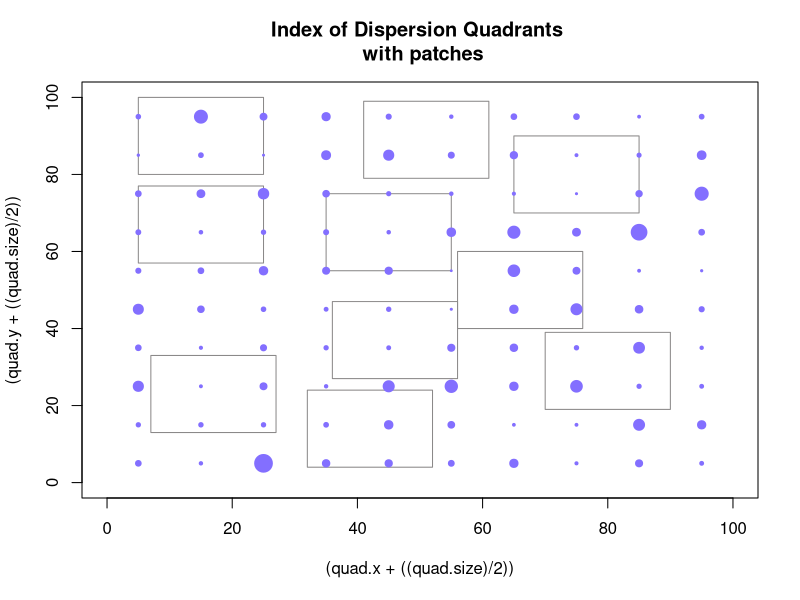
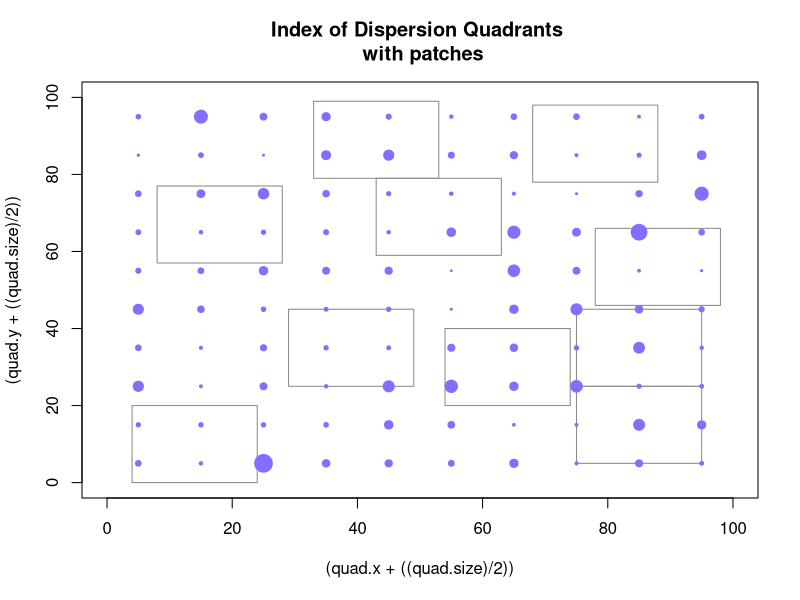
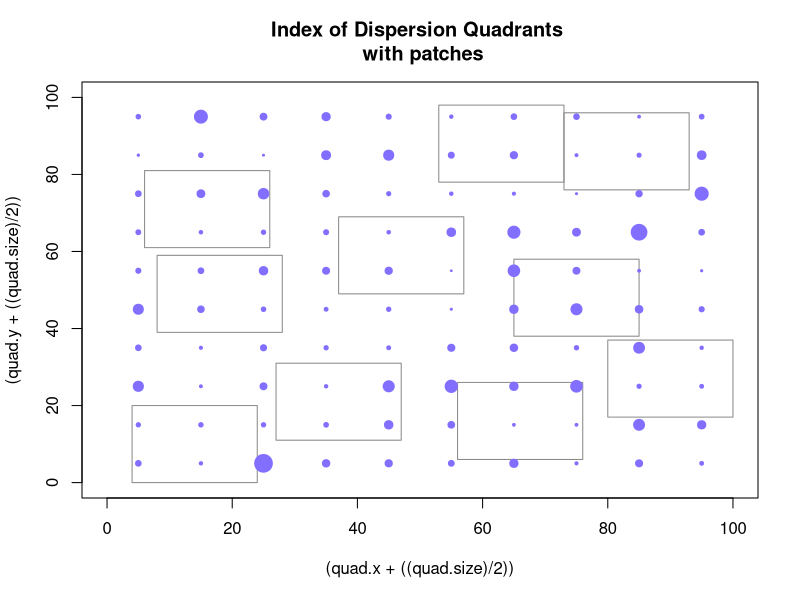
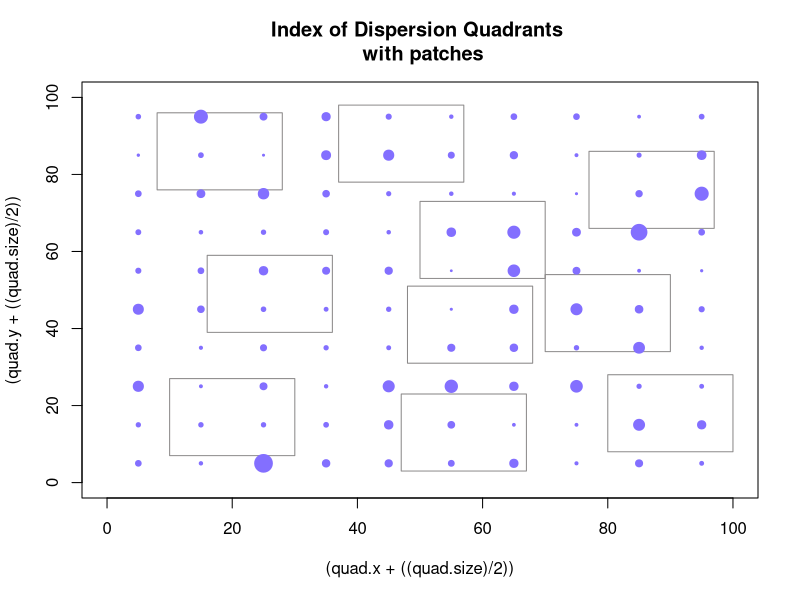
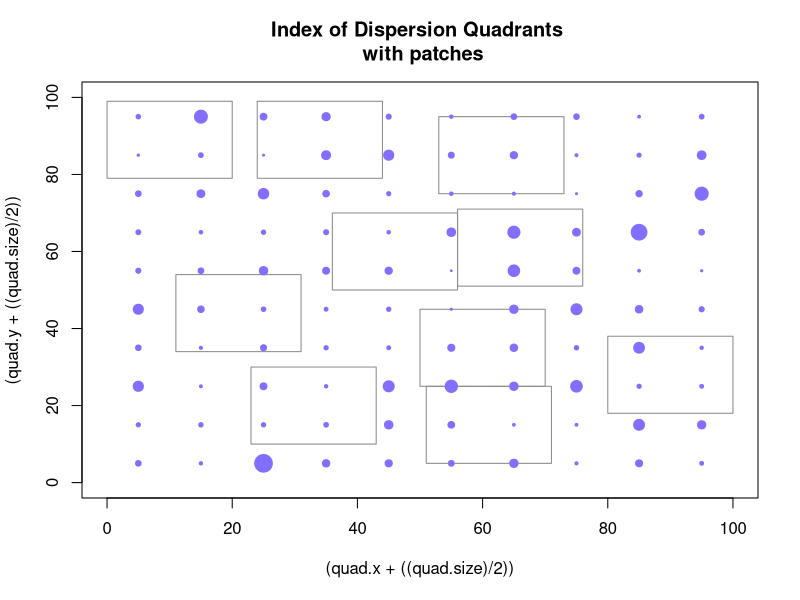
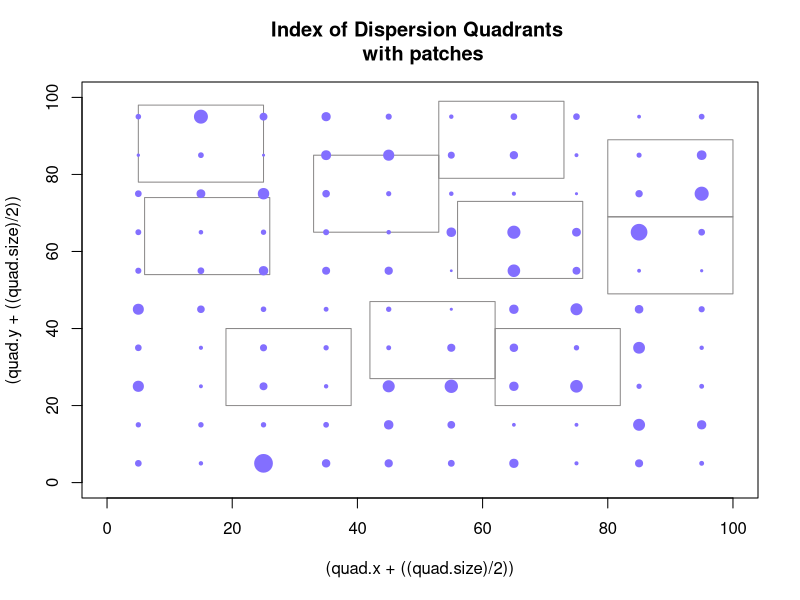
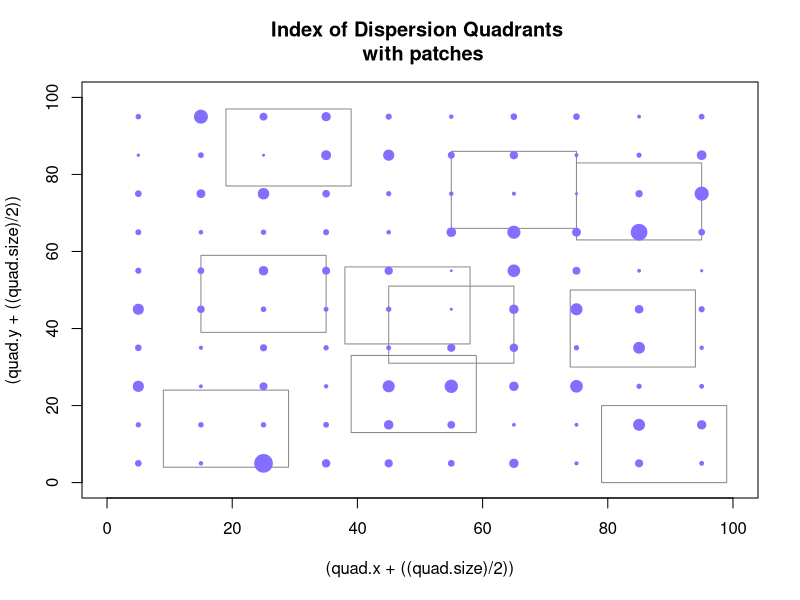
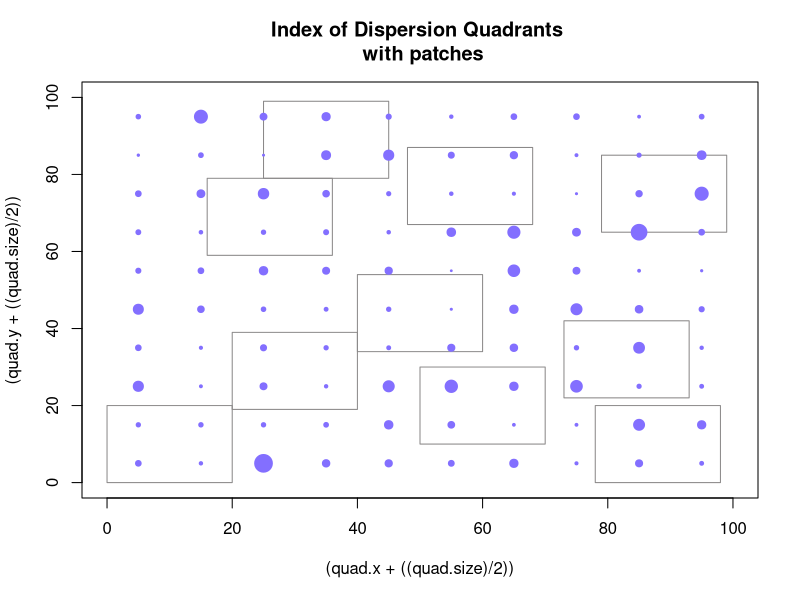

These figures' R source, in order: (Note: a time limit stopped this script after it produced the figures.)

  #What is mean.nn, var.nn supposed to be?  I forget.
###########I don't know what trials I should run.
#  The display will not work for large data sets.  I think the most important part is to get 
#  replicates for each landscape.  So that means repeats, islands.to.be.removed, and alpha.
#  But then again, we want to change the layout of patches.  Ex:  spatial.dist & clustering


#OPTIONS
 #1.  Choose to set metric to:
      # A)                      "sp" - Space between patch edges - Note:  Use for island model
      # B)                      "d"  - Space between patch centres 
     metric.lab="sp"        
 #2.  Assign Number of patches (num)
     num=100                        
 #3.  Assign Total Spatial Area over which the patches are distributed (Tx by Ty)
     Tx=100
     Ty=100
 #4.  Choose patch size distribution:
      # A Higher value is more clustered, 0 is uniform
     size.dist=1
 #5.  Choose spatial dist.  u=uniform, r=random, c=clustered
     spatial.dist="u"
      # For clustered, specify by how much.  
     clustering=0.5
 #6.  Block Number for clustering/random - May not be necessary to change,
      # and a little complicated to modify, so not included. 10x10 patches
      # probably OK for initial analyses.
      # Find under SPATIAL DIST. B) 
 #7.  Uniform Distribution - May want to modify to have patches go right to the edge.
      # However, we already have edge avoidance for random & clustered, so not necessary.
 #8.  Percentage of Islands that are not removed (as decimal)
     islands.to.be.removed=0.8  #WARNING!!!!  TEMP. CHANGED,  may be better at .5######## 
 #9.  Repeats for habitat destruction
      #repeats is the number of time we repeat simulation  
     repeats=2  #WARNING!!!!  TEMP. CHANGED, may be better at 100########
 #10. Change Alpha (for natural landscape - alpha changes according to how much land you remove)
     alpha=seq(1,2,.25)
 #11. Change mu
     mu=1
 #12. Total number of repeats for the entire program
     number.of.bunch.of.repeats=2
 #13. Where to save the file?    
     #Save.location="M:/R Program/DATA3"
     Save.loc2<-"M:/R Program/DATA"
     #Save.location="C:/Users/Ben/Dropbox/R code/R code/habitat loss versus degradation metapopulation"
     
     
  
#PROGRAM

###############################################################
###############################################################
###############################################################         
     
#overall data output
#if (file.exists(Save.location)==F) {file.create(Save.location)}
#setwd(Save.location)
xkcd=1;  Save.loc2.test=paste(Save.loc2,xkcd)
while (file.exists(Save.loc2.test)==T){
      xkcd=xkcd+1
      Save.loc2.test=paste(Save.loc2,xkcd)      
}
setwd(dir.create(Save.loc2.test))

#Variable Setup
prop.area<-undisturbed.eigen<-eigen.patch.rm <-eigen.islands<-eigen.quality<-num.patch.rem<-alpha.count<-bunch.of.repeats<-landscape.id<-mean.nn<-var.nn<-0
out.data<-cbind(prop.area,undisturbed.eigen,eigen.patch.rm ,eigen.islands,eigen.quality,num.patch.rem,alpha.count,bunch.of.repeats,landscape.id,mean.nn,var.nn)
nice.out.data<-cbind(prop.area,undisturbed.eigen,eigen.patch.rm ,eigen.islands,eigen.quality,num.patch.rem,alpha.count,bunch.of.repeats)

#Unique label for each run
unique.lab<-format(Sys.time(), "%b %d, %H,%M")

#Bunch of repeats:
for (bunch.of.repeats in 1:number.of.bunch.of.repeats) {

#So let us call A[i] the area of patch i (pi).  Assume circular patches for now, centered at (x[i],y[i]).

#PATCH SIZE - Total area is 100
#A<-rep(0,num); dim(A)<-c(num)
#    #A) Equally Sized 
#        A=rep(1 ,num)  #This part may not be necessary if we are not adding any other distribution types to part B (ex. rpois, rbinom...)
#          
    #B) Log normal distribution of site sizes
        #Issue (Slight approx.  -->  When scaling to fit total area of 100, you disrupt log normal distribution)
        A=rlnorm(n=num,mean=0,sd=size.dist) #Higher sd is more clustered
        A<-(num*A)/(sum(A))  

#RADIUS - Since patches are circular, ri=radius of ith patch.
        r<-sqrt(A/pi);  landscape.original.r=r
    
#LOCATION - Assign xi and yi
x<-rep(0,num); dim(x)<-c(num)
y<-rep(0,num); dim(y)<-c(num)

#SPATIAL DISTRIBUTION OF PATCHES
  #A) Uniform distribution (Only works for num=100 right now - more complicated for alternative num and Tx, Ty values)
    if (spatial.dist=="u"){
    x<-rep(seq(from=5,to=95,by=10),10)
    y<-rep(seq(from=5,to=95,by=10),each=10)}
  #B) Random & Aggregated Distribution - Agregated is a small size value, random is a large size value
    if (spatial.dist!="u"){ 
          #First, Assign the number of patches to go in each block in the total spatial area
          #Total number of blocks is block.number
          block.number=Tx*Ty/100
          mean.num<-num/block.number 
          if (spatial.dist!="c"){blocks<-rnbinom(n=block.number,size=clustering,mu=mean.num)} #aggregated
          if (spatial.dist!="r"){blocks<-rpois(n=block.number,lambda=mean.num)} #random - this is equivalent to size = infinity
          #Make total patch count = num
          while (sum(blocks)<num) {
             block.add<-runif(n=1,min=1,max=block.number+1)
             blocks[block.add]<-blocks[block.add]+1
             }
          while (sum(blocks)>num) {
             block.rm<-runif(n=1,min=1,max=block.number+1)
             if(blocks[block.rm]>0){
                blocks[block.rm]<-blocks[block.rm]-1
                }
             }   
             
          #Now place the patches within each block.  (Approx:  If the patches are too big to fit in one block, randomly place the patch nearby.)  
          patch.rad<-rep(0,num); dim(patch.rad)<-c(num)
          block.counter<-1
          patch.counter<-1
          for (i in 0:9) {  
            for (j in 0:9) { 
              if (blocks[block.counter]>0) {
                for (k in 1:blocks[block.counter]) {
                fit<-0
                to.exit<-0
                      while (fit==0) {
                           if(to.exit<=3) {
                              print(to.exit)
                              tmpi<-i*10+sample(1:9,size=1)
                              tmpj<-j*10+sample(1:9,size=1)
                           }
                           else {
                              tmpi<-tmpi+rnorm(n=1,mean=0,sd=2)
                              tmpj<-tmpj+rnorm(n=1,mean=0,sd=2)
                           }
                           tmp.rad<-r[patch.counter]
                           dis<-((x-tmpi)^2+(y-tmpj)^2)^.5-patch.rad-tmp.rad
                           #Note:  There is some origin avoidance here
                           #Some edge avoidance:
                           edge.dis<-min(c(tmpi-tmp.rad,tmpj-tmp.rad,Tx-tmpi-tmp.rad,Ty-tmpj-tmp.rad))
                           if (min(dis)<=0) {to.exit<-to.exit+1}
                           else if (edge.dis<0) {to.exit<-to.exit+1}
                           else   {fit<-1}
                      }
                      x[patch.counter]<-tmpi
                      y[patch.counter]<-tmpj
                      patch.rad[patch.counter]<-r[patch.counter]
                      patch.counter<-patch.counter+1
                }
              }
            block.counter<-block.counter+1
          }
          } 
          r<-patch.rad
    }

landscape.id<- format(Sys.time(), "%b %d %H %M %S")
tmp.landscape<-data.frame(x,y,r) ; tmp.name<-paste("landscape",unique.lab,"-",bunch.of.repeats,".txt",sep="")
write.table(tmp.landscape,file=tmp.name,sep="\t",row.names=F)  

#DISTANCE among patches - d is distance between patch centres, sp is the distance between patch edges. 
d<-rep(0,num^2);dim(d)<-c(num,num)
sp<-rep(0,num^2);dim(sp)<-c(num,num)   
    for (i in 1:num) {
      for (j in 1:num)  {
        d[i,j]<-((x[i]-x[j])^2+(y[i]-y[j])^2)^.5
        if (j!=i) {sp[i,j]<-(((x[i]-x[j])^2+(y[i]-y[j])^2)^.5)-(r[i]+r[j])}
      }
    }

#DISTANCE METRICS!
        d2<-as.vector(d); d2<-subset(d2,d2>0) ;d2<-d2[order(d2)]
        min.dist<-d2[1];second.dist<-d2[3];var.dist<-var(d2);mean.dist<-mean(d2)
        #Index of dispersion randomly placed boxes.  Make non-overlapping.  Use sites that have center in box (or else you coud do total area)
          quadrant.counter<-1
          quad.size<-20
          num.of.quad<-10
          quad.reps=20
          dispersion.index.area.approx.pre=rep(0,quad.reps); dim(dispersion.index.area.approx.pre)=c(quad.reps); dispersion.index.points.pre=rep(0,quad.reps); dim(dispersion.index.points.pre)=c(quad.reps)
          for (k in 1:quad.reps){
              quad.x=rep((Tx+quad.size),num.of.quad); dim(quad.x)=c(num.of.quad); quad.y=rep((Ty+quad.size),num.of.quad); dim(quad.y)=c(num.of.quad)
              for (i in 1:(num.of.quad)){
                exit.strategy=0
                overlap=rep(-1,num.of.quad)                                                                                                                                                    
                while ((min(overlap)<0)&(exit.strategy<500)){ 
                  tmp.quad.x<-sample(0:(Tx-quad.size),1)
                  tmp.quad.y<-sample(0:(Ty-quad.size),1)
                  exit.strategy=exit.strategy+1
                  for (j in 1:num.of.quad) {
                  	overlap[j]<-(max((tmp.quad.x+quad.size-quad.x[j])*(tmp.quad.x-quad.x[j]-quad.size),(tmp.quad.y+quad.size-quad.y[j])*(tmp.quad.y-quad.y[j]-quad.size))) 
                  }
                quad.x[i]<-tmp.quad.x; quad.y[i]<-tmp.quad.y
             	  }
              }

              #Display:
              symbols((quad.x+((quad.size)/2)),(quad.y+((quad.size)/2)),fg="snow4",xlim=c(0,Tx),ylim=c(0,Ty), main=("Index of Dispersion Quadrants \n with patches"), rectangles= matrix(rep((quad.size),num.of.quad*2),ncol=2), inches=F); symbols(x, y,fg="slateblue1", bg="slateblue1",circles=r, inches=F, add=T)
              #Count Number of patches in each quadrant:
              quad.patch.points=rep(0,num.of.quad); dim(quad.patch.points)=c(num.of.quad)
              quad.patch.area.approx=rep(0,num.of.quad); dim(quad.patch.area.approx)=c(num.of.quad)
              for (i in 1:num.of.quad){
              	for (j in 1:num){
              		if ((max((x[j]-quad.x[i])*(x[j]-quad.x[i]-quad.size),(y[j]-quad.y[i])*(y[j]-quad.y[i]-quad.size)))<=0){quad.patch.points[i]=quad.patch.points[i]+1; quad.patch.area.approx[i]=quad.patch.area.approx[i]+r[j]}
              	}
              }
              var.quad.points=var(quad.patch.points); mean.quad.points=mean(quad.patch.points)
              dispersion.index.points.pre[k]=var.quad.points/mean.quad.points
              var.quad.area.approx=var(quad.patch.area.approx); mean.quad.area.approx=mean(quad.patch.area.approx)
              dispersion.index.area.approx.pre[k]=var.quad.area.approx/mean.quad.area.approx
          }
          dispersion.index.points=mean(dispersion.index.points.pre)
          dispersion.index.area.approx=mean(dispersion.index.area.approx.pre)
          dispersion.index.points; dispersion.index.area.approx
        # Save landscape locations and patch sizes in another file    
        landscape.summary<-data.frame(bunch.of.repeats, min.dist, second.dist, var.dist, mean.dist, num, Tx, Ty, size.dist, spatial.dist, mu, quad.size, num.of.quad, dispersion.index.points, dispersion.index.area.approx); landscape.summary.name<-paste("landscape summary", unique.lab,"-",bunch.of.repeats,".txt",sep="")
        write.table(landscape.summary, file=landscape.summary.name, sep="\t",row.names=T)

    
#RENAMING VARIABLES - Are we using d or sp this time?

if (metric.lab=="sp") {metric=sp; metric.sp=1}                                
else {metric=d; metric.sp=0}

#ALPHA repeats          
for (alpha.count in alpha) {

#NATURAL LANDSCAPE MATRIX & EIGENVALUE
m<-rep(0,num^2);dim(m)<-c(num,num)   
    for (i in 1:num) {
      for (j in 1:num)  {
      if (i==j) {m[i,j]<-0}
        else {
         m[i,j]<-mu^2*A[i]*A[j]*exp(-1*metric[i,j]/alpha.count)}
      }}
   sol<-eigen(m,symmetric=F)
   aa<-sol$values[order(sol$values,decreasing=T)]
   eigen.natural<-Re(aa[1])

###############################################################
count<-0
prop.area<-c();eigen.patch.rm=c(); eigen.islands=c(); eigen.quality=c(); num.patch.rem=c(); eigen.quality2=c()
total.area=sum(A)
new.m<-rep(0,num^2);dim(new.m)<-c(num,num)    #new m with sites removed
m.smallermu<-rep(0,num^2);dim(m.smallermu)<-c(num,num) #For lower patch quality 
m.islands<-rep(0,num^2);dim(m.islands)<-c(num,num)# For Island model
for (i in 1:(islands.to.be.removed*num)) {  
    for (j in 1:repeats){
        count<-count+1
        print(count)
        num.patch.rem[count]=i
        # PATCH REMOVAL
        to.rem<-sample(1:num,size=i,replace=F)
        A.rem<-A ;  A.rem[to.rem]<-0 # Set size of patches to remove to zero
            for (k in 1:num) {
               for (l in 1:num)  {
               if (k==l) {new.m[k,l]<-0}
                 else {
                  new.m[k,l]<-mu^2*A.rem[k]*A.rem[l]*exp(-1*metric[k,l]/alpha.count)}  # New matrix with removed sites removed
               }}
            sol<-eigen(new.m,symmetric=F)
            aa<-sol$values[order(sol$values,decreasing=T)]
            eigen.patch.rm[count]<-Re(aa[1])    

        # PATCH QUALITY
        prop.area[count]=(total.area-sum(A[to.rem]))/total.area
        eigen.quality[count]=eigen.natural*(prop.area[count]^2)        
        
        # ISLAND MODEL Reduce the area of each patch    
        if (metric.sp==1) {
            new.A=prop.area[count]*A
            new.r=sqrt(new.A/pi)        
            new.sp<-rep(0,num^2);dim(new.sp)<-c(num,num)     
            for (k in 1:num) {  #dont need to reset new2.m since k!=l always constant
               for (l in 1:num)  {
                 if (k!=l) { 
                 new.sp[k,l]<-(((x[k]-x[l])^2+(y[k]-y[l])^2)^.5)-(new.r[k]+new.r[l])
                 m.islands[k,l]<-mu^2*new.A[k]*new.A[l]*exp(-1*new.sp[k,l]/alpha.count)}
            } }
        sol<-eigen(m.islands,symmetric=F)
        aa<-sol$values[order(sol$values,decreasing=T)]
        eigen.islands[count]<-Re(aa[1])} 
    }
}
if (metric.sp==0) {eigen.islands=eigen.quality}




###############################################################
########################SAVE DATA##############################
###############################################################


#SUMMARY
t.undisturbed.eigen<-rep(eigen.natural,length(prop.area)) ;t.bunch.of.repeats<-rep(bunch.of.repeats,length(prop.area));t.alpha.count<-rep(alpha.count,length(prop.area))
tmp.out<-cbind(prop.area,t.undisturbed.eigen,eigen.patch.rm ,eigen.islands,eigen.quality,num.patch.rem,t.alpha.count,t.bunch.of.repeats,landscape.id,mean.nn,var.nn)
out.data<-rbind(out.data,tmp.out)
nice.tmp.out<-cbind(prop.area,t.undisturbed.eigen,eigen.patch.rm ,eigen.islands,eigen.quality,num.patch.rem,t.alpha.count,t.bunch.of.repeats)
nice.out.data<-rbind(nice.out.data,nice.tmp.out)

summary.of.trial<-summary(cbind(prop.area,eigen.patch.rm,eigen.islands,eigen.quality))
tmp.name<-paste("Summary,alpha=",alpha.count,",",unique.lab,"-",bunch.of.repeats,".txt",sep="")
write.table(summary.of.trial,file=tmp.name,sep="\t",row.names=T)

}

}

summary.stats=data.frame(out.data)
summary.stats<-summary.stats[-1,]
nice.su.stats=data.frame(nice.out.data)
nice.su.stats=nice.su.stats[-1,]


######SAVE OUTPUT
tmp.name<-paste("RESULTS",unique.lab,".txt",sep="")
write.table(summary.stats,file=tmp.name,sep="\t",row.names=T)
write.table(nice.su.stats,file=(paste("nice",tmp.name)),sep="\t",row.names=T)


print("DONE!!!")






#DISPLAY:

##### Subset into each alpha:
for(j in 1:length(alpha))  {
      ss<-subset(nice.su.stats,alpha.count==alpha[j]) 

      windows()
      plot(ss$prop.area,ss$eigen.patch.rm,main=(paste("Alpha=",alpha[j])))
      points(ss$prop.area,ss$eigen.islands,col="red")
      points(ss$prop.area,ss$eigen.quality,col="blue")
      plot.name1=paste("Point-plot(prop.area),alpha=",alpha[j],",",unique.lab,sep="")
      savePlot(filename=paste(plot.name1,".pdf",sep=""), type=c("pdf"))
      savePlot(filename=paste(plot.name1,".png",sep=""), type=c("png"))
      savePlot(filename=paste(plot.name1,".bmp",sep=""), type=c("bmp"))
      savePlot(filename=paste(plot.name1,".tiff",sep=""), type=c("tiff"))
      
      windows()
      break.size=5
      br.s=break.size/100
      num.breaks=islands.to.be.removed/br.s
      eigen.islands.subset=rep(NA,num.breaks*repeats*(islands.to.be.removed*num)*number.of.bunch.of.repeats);dim(eigen.islands.subset)=c(num.breaks,repeats*(islands.to.be.removed*num)*number.of.bunch.of.repeats)
      eigen.quality.subset=rep(NA,num.breaks*repeats*(islands.to.be.removed*num)*number.of.bunch.of.repeats);dim(eigen.quality.subset)=c(num.breaks,repeats*(islands.to.be.removed*num)*number.of.bunch.of.repeats)
      eigen.patch.rm.subset=rep(NA,num.breaks*repeats*(islands.to.be.removed*num)*number.of.bunch.of.repeats);dim(eigen.patch.rm.subset)=c(num.breaks,repeats*(islands.to.be.removed*num)*number.of.bunch.of.repeats)
      label.job=rep(NA,num.breaks);dim(label.job)=num.breaks
      for (i in 1:num.breaks){
          temp.di=subset(ss$eigen.islands,ss$prop.area>=(1-islands.to.be.removed+(br.s*(i-1)))&ss$prop.area<(1-islands.to.be.removed+(br.s*i)))
          eigen.islands.subset[i,1:length(temp.di)]=temp.di
          temp.di=subset(ss$eigen.quality,ss$prop.area>=(1-islands.to.be.removed+(br.s*(i-1)))&ss$prop.area<(1-islands.to.be.removed+(br.s*i)))
          eigen.quality.subset[i,1:length(temp.di)]=temp.di
          temp.di=subset(ss$eigen.patch.rm,ss$prop.area>=(1-islands.to.be.removed+(br.s*(i-1)))&ss$prop.area<(1-islands.to.be.removed+(br.s*i)))
          eigen.patch.rm.subset[i,1:length(temp.di)]=temp.di
          label.job[i]=paste((1-islands.to.be.removed+(br.s*(i-1))),"-",(1-islands.to.be.removed+(br.s*i)))
      }
      boxplot(t(eigen.islands.subset),col="red",names=label.job, main=(paste("Alpha=",alpha[j]))); boxplot(t(eigen.quality.subset),col="blue",add=T,names=label.job); boxplot(t(eigen.patch.rm.subset),add=T,names=label.job)
      plot.name2=paste("Barplot,alpha=",alpha[j],",",unique.lab,sep="")
      savePlot(filename=paste(plot.name2,".pdf",sep=""), type=c("pdf"))
      savePlot(filename=paste(plot.name2,".png",sep=""), type=c("png"))
      savePlot(filename=paste(plot.name2,".bmp",sep=""), type=c("bmp"))
      savePlot(filename=paste(plot.name2,".tiff",sep=""), type=c("tiff"))
      
}




windows()
plot(prop.area,eigen.patch.rm)
points(prop.area,eigen.islands,col="red")
points(prop.area,eigen.quality,col="blue")
plot.name1=paste("Point-plot(prop.area),",unique.lab,sep="")
savePlot(filename=paste(plot.name1,".pdf",sep=""), type=c("pdf"))
savePlot(filename=paste(plot.name1,".png",sep=""), type=c("png"))
savePlot(filename=paste(plot.name1,".bmp",sep=""), type=c("bmp"))
savePlot(filename=paste(plot.name1,".tiff",sep=""), type=c("tiff"))


windows()
break.size=5
br.s=break.size/100
num.breaks=islands.to.be.removed/br.s
eigen.islands.subset=rep(NA,num.breaks*repeats*(islands.to.be.removed*num)*number.of.bunch.of.repeats);dim(eigen.islands.subset)=c(num.breaks,repeats*(islands.to.be.removed*num)*number.of.bunch.of.repeats)
eigen.quality.subset=rep(NA,num.breaks*repeats*(islands.to.be.removed*num)*number.of.bunch.of.repeats);dim(eigen.quality.subset)=c(num.breaks,repeats*(islands.to.be.removed*num)*number.of.bunch.of.repeats)
eigen.patch.rm.subset=rep(NA,num.breaks*repeats*(islands.to.be.removed*num)*number.of.bunch.of.repeats);dim(eigen.patch.rm.subset)=c(num.breaks,repeats*(islands.to.be.removed*num)*number.of.bunch.of.repeats)
label.job=rep(NA,num.breaks);dim(label.job)=num.breaks
for (i in 1:num.breaks){
    temp.di=subset(eigen.islands,prop.area>=(1-islands.to.be.removed+(br.s*(i-1)))&prop.area<(1-islands.to.be.removed+(br.s*i)))
    eigen.islands.subset[i,1:length(temp.di)]=temp.di
    temp.di=subset(eigen.quality,prop.area>=(1-islands.to.be.removed+(br.s*(i-1)))&prop.area<(1-islands.to.be.removed+(br.s*i)))
    eigen.quality.subset[i,1:length(temp.di)]=temp.di
    temp.di=subset(eigen.patch.rm,prop.area>=(1-islands.to.be.removed+(br.s*(i-1)))&prop.area<(1-islands.to.be.removed+(br.s*i)))
    eigen.patch.rm.subset[i,1:length(temp.di)]=temp.di
    label.job[i]=paste((1-islands.to.be.removed+(br.s*(i-1))),"-",(1-islands.to.be.removed+(br.s*i)))
}
boxplot(t(eigen.islands.subset),col="red",names=label.job); boxplot(t(eigen.quality.subset),col="blue",add=T,names=label.job); boxplot(t(eigen.patch.rm.subset),add=T,names=label.job)
plot.name2=paste("Barplot",unique.lab,sep="")
savePlot(filename=paste(plot.name2,".pdf",sep=""), type=c("pdf"))
savePlot(filename=paste(plot.name2,".png",sep=""), type=c("png"))
savePlot(filename=paste(plot.name2,".bmp",sep=""), type=c("bmp"))
savePlot(filename=paste(plot.name2,".tiff",sep=""), type=c("tiff"))











#WHAT WAS THIS FOR??????? (Everything below this)

##new program
landscapes<-unique(summary.stats$landscape.id)
paste("landscape ",landscapes[1],".txt",sep="")
